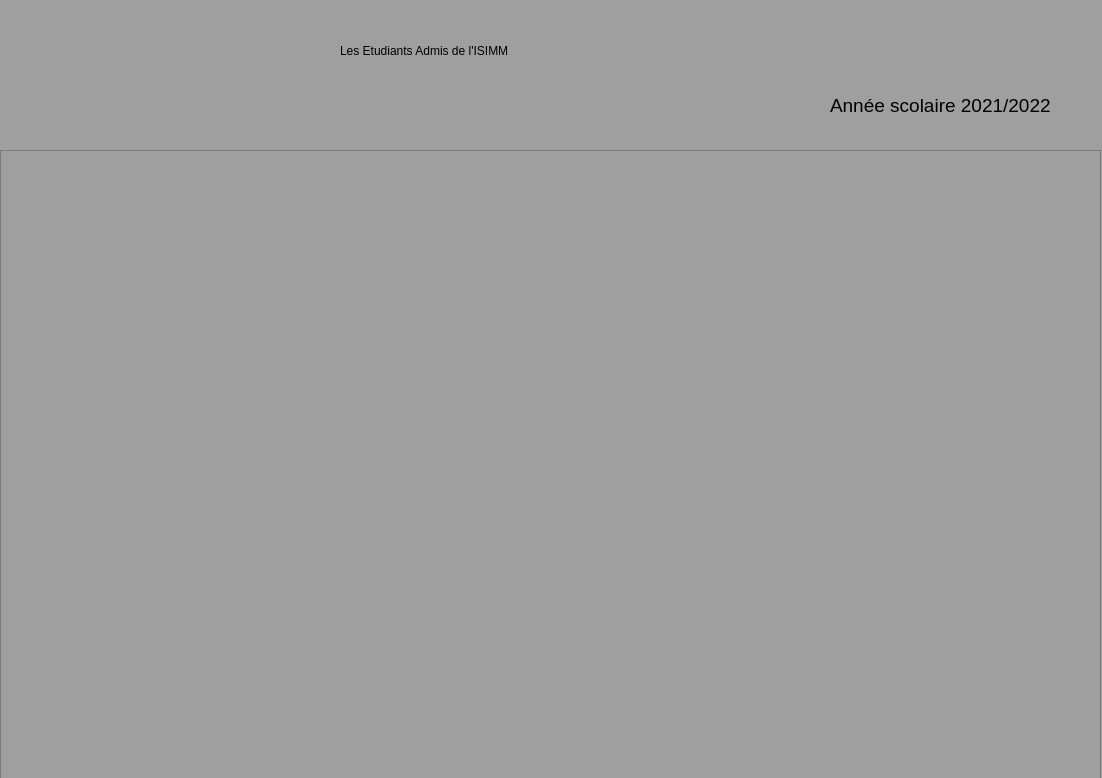
<?xml version="1.0" encoding="UTF-8"?>
<ui version="4.0">
 <class>Dialog</class>
 <widget class="QDialog" name="Dialog">
  <property name="geometry">
   <rect>
    <x>0</x>
    <y>0</y>
    <width>1102</width>
    <height>778</height>
   </rect>
  </property>
  <property name="windowTitle">
   <string>Dialog</string>
  </property>
  <property name="styleSheet">
   <string notr="true">font: 75 12pt &quot;Arial&quot;;background-color:#A09FA0;</string>
  </property>
  <widget class="QTableView" name="tableView">
   <property name="geometry">
    <rect>
     <x>0</x>
     <y>150</y>
     <width>1101</width>
     <height>631</height>
    </rect>
   </property>
  </widget>
  <widget class="QLabel" name="label_10">
   <property name="geometry">
    <rect>
     <x>340</x>
     <y>30</y>
     <width>451</width>
     <height>41</height>
    </rect>
   </property>
   <property name="layoutDirection">
    <enum>Qt::LeftToRight</enum>
   </property>
   <property name="styleSheet">
    <string notr="true">font: 75 22pt &quot;MS Shell Dlg 2&quot;;</string>
   </property>
   <property name="text">
    <string>Les Etudiants Admis de l'ISIMM</string>
   </property>
  </widget>
  <widget class="QLabel" name="label">
   <property name="geometry">
    <rect>
     <x>830</x>
     <y>90</y>
     <width>221</width>
     <height>31</height>
    </rect>
   </property>
   <property name="font">
    <font>
     <family>MS Shell Dlg 2</family>
     <pointsize>14</pointsize>
     <weight>50</weight>
     <italic>false</italic>
     <bold>false</bold>
    </font>
   </property>
   <property name="styleSheet">
    <string notr="true">font: 14pt &quot;MS Shell Dlg 2&quot;;</string>
   </property>
   <property name="text">
    <string>Année scolaire 2021/2022</string>
   </property>
  </widget>
 </widget>
 <resources/>
 <connections/>
</ui>
